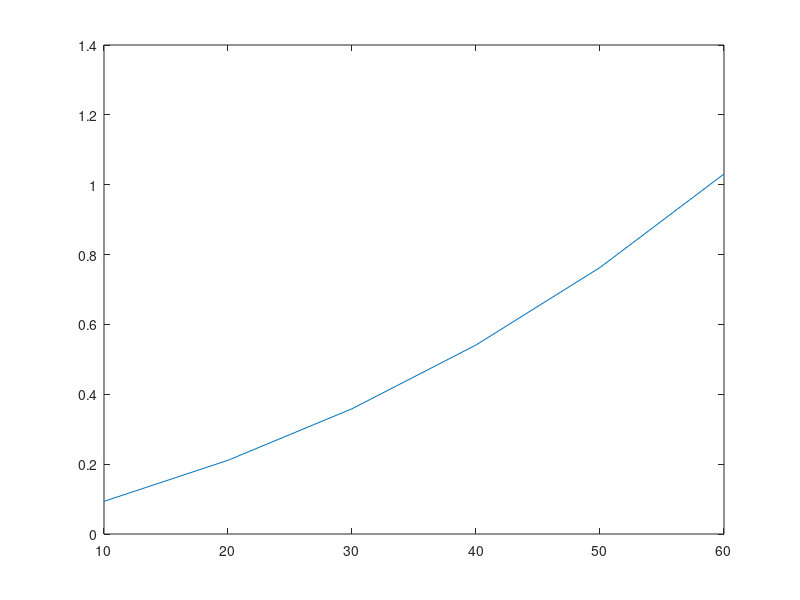
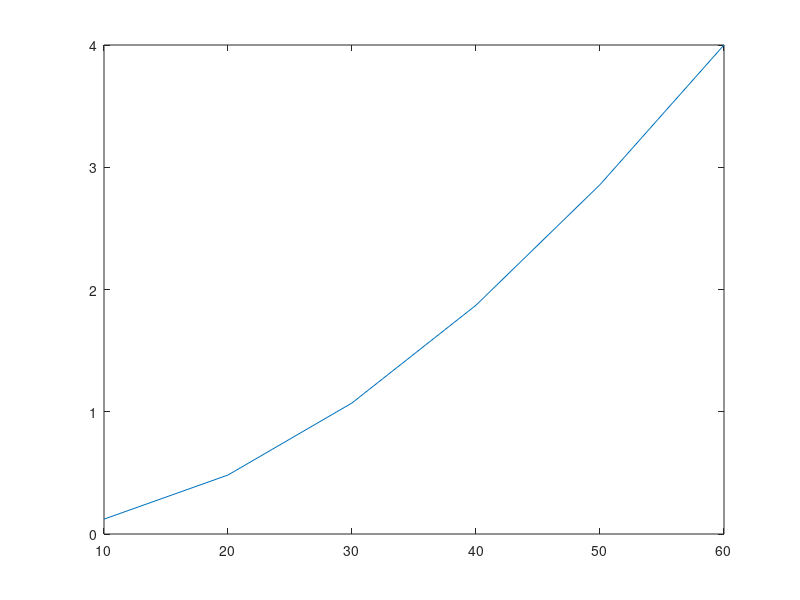

Source code (MATLAB) for these figures, in order:
deg = [10, 20, 30, 40, 50, 60];
ws_area = [9.3474 21.1087, 35.8549, 54.1083, 76.3024, 103.0709] * 0.01;
ws_len = [0.1215, 0.4825, 1.0718, 1.8716, 2.8577, 4];

figure(1);
plot(deg, ws_area)

figure(2);
plot(deg, ws_len)